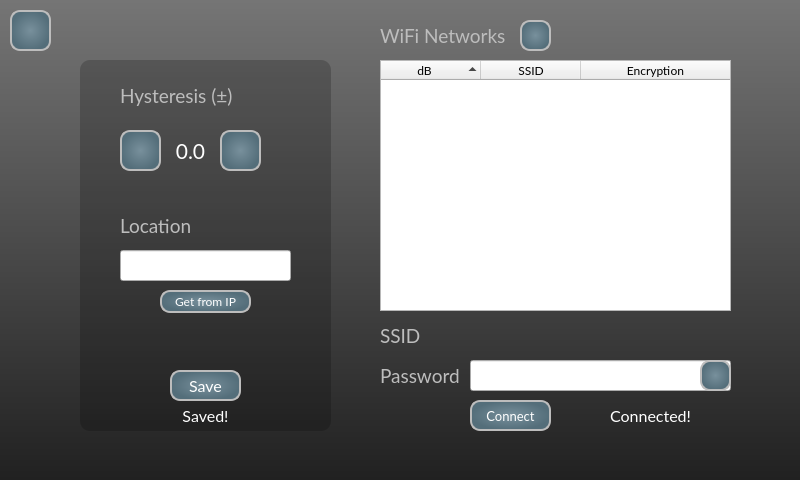
<?xml version="1.0" encoding="UTF-8"?>
<ui version="4.0">
 <class>Dialog</class>
 <widget class="QDialog" name="Dialog">
  <property name="geometry">
   <rect>
    <x>0</x>
    <y>0</y>
    <width>800</width>
    <height>480</height>
   </rect>
  </property>
  <property name="minimumSize">
   <size>
    <width>800</width>
    <height>480</height>
   </size>
  </property>
  <property name="maximumSize">
   <size>
    <width>800</width>
    <height>480</height>
   </size>
  </property>
  <property name="cursor">
   <cursorShape>ArrowCursor</cursorShape>
  </property>
  <property name="focusPolicy">
   <enum>Qt::ClickFocus</enum>
  </property>
  <property name="windowTitle">
   <string>Dialog</string>
  </property>
  <property name="styleSheet">
   <string notr="true">*{
font-family:lato;
}

QDialog
{
background-color: qlineargradient(spread:pad, x1:0.494318, y1:1, x2:0.494, y2:0, stop:0 rgba(33, 33, 33, 255), stop:1 rgba(117, 117, 117, 255));
}

QPushButton
{
background-color: qradialgradient(spread:pad, cx:0.5, cy:0.5, radius:0.5, fx:0.5, fy:0.5, stop:0 rgba(120, 144, 156, 255), stop:1 rgba(84, 110, 122, 255));
border-radius:10px;
	color: rgb(255, 255, 255);
border-style:solid;
    border-width:2px;  
	border-color: rgb(189, 189, 189);
}

QPushButton:disabled
{
color: rgba(255, 255, 255,0.4);
background-color: rgba(0, 0, 0, 0.2);
border-radius:10px;
border-style:solid;
border-width:2px;  
border-color: rgba(0, 0, 0, 0.2);
}

QToolButton
{
background-color: qradialgradient(spread:pad, cx:0.5, cy:0.5, radius:0.5, fx:0.5, fy:0.5, stop:0 rgba(120, 144, 156, 255), stop:1 rgba(84, 110, 122, 255));
border-top-right-radius:10px;
border-top-left-radius:10px;
border-style:solid;
    border-width:2px;  

	border-color:transparent;
color: rgb(255, 255, 255);
}

QPushButton:pressed
{
background-color:#ffd54f
}

QToolButton:checked
{
background:rgba(0,0,0,0.2);
border-style:solid;
    border-width:2px;  
	border-color: rgb(36, 36, 36);
	border-bottom-color:transparent;
}

QStackedWidget{
background:rgba(0,0,0,0.2);
border-radius:10px;
border-style:solid;
}

#frame{
background:rgba(0,0,0,0.2);
border-radius:10px;
}

QLabel
{
color:white
}

#label, #label_2, #label_4, #label_5, #label_6{
color: rgb(189, 189, 189);
}</string>
  </property>
  <widget class="QPushButton" name="back">
   <property name="enabled">
    <bool>true</bool>
   </property>
   <property name="geometry">
    <rect>
     <x>10</x>
     <y>10</y>
     <width>41</width>
     <height>41</height>
    </rect>
   </property>
   <property name="font">
    <font>
     <family>lato</family>
     <pointsize>12</pointsize>
    </font>
   </property>
   <property name="focusPolicy">
    <enum>Qt::ClickFocus</enum>
   </property>
   <property name="text">
    <string/>
   </property>
   <property name="icon">
    <iconset>
     <normaloff>images/icons/baseline_arrow_back_white_48dp.png</normaloff>images/icons/baseline_arrow_back_white_48dp.png</iconset>
   </property>
   <property name="iconSize">
    <size>
     <width>32</width>
     <height>32</height>
    </size>
   </property>
   <property name="checkable">
    <bool>false</bool>
   </property>
   <property name="autoDefault">
    <bool>false</bool>
   </property>
  </widget>
  <widget class="QTreeWidget" name="treeWidget">
   <property name="geometry">
    <rect>
     <x>380</x>
     <y>60</y>
     <width>351</width>
     <height>251</height>
    </rect>
   </property>
   <property name="font">
    <font>
     <family>lato</family>
     <pointsize>11</pointsize>
    </font>
   </property>
   <property name="itemsExpandable">
    <bool>true</bool>
   </property>
   <property name="sortingEnabled">
    <bool>true</bool>
   </property>
   <attribute name="headerShowSortIndicator" stdset="0">
    <bool>true</bool>
   </attribute>
   <column>
    <property name="text">
     <string>dB</string>
    </property>
    <property name="textAlignment">
     <set>AlignCenter</set>
    </property>
   </column>
   <column>
    <property name="text">
     <string>SSID</string>
    </property>
    <property name="textAlignment">
     <set>AlignCenter</set>
    </property>
   </column>
   <column>
    <property name="text">
     <string>Encryption</string>
    </property>
    <property name="textAlignment">
     <set>AlignCenter</set>
    </property>
   </column>
  </widget>
  <widget class="QLabel" name="label_4">
   <property name="geometry">
    <rect>
     <x>380</x>
     <y>20</y>
     <width>141</width>
     <height>31</height>
    </rect>
   </property>
   <property name="font">
    <font>
     <family>lato</family>
     <pointsize>14</pointsize>
    </font>
   </property>
   <property name="text">
    <string>WiFi Networks</string>
   </property>
  </widget>
  <widget class="QLabel" name="label_5">
   <property name="geometry">
    <rect>
     <x>380</x>
     <y>320</y>
     <width>61</width>
     <height>31</height>
    </rect>
   </property>
   <property name="font">
    <font>
     <family>lato</family>
     <pointsize>14</pointsize>
    </font>
   </property>
   <property name="text">
    <string>SSID</string>
   </property>
  </widget>
  <widget class="QLabel" name="label_6">
   <property name="geometry">
    <rect>
     <x>380</x>
     <y>360</y>
     <width>91</width>
     <height>31</height>
    </rect>
   </property>
   <property name="font">
    <font>
     <family>lato</family>
     <pointsize>14</pointsize>
    </font>
   </property>
   <property name="text">
    <string>Password</string>
   </property>
  </widget>
  <widget class="QLineEdit" name="password">
   <property name="geometry">
    <rect>
     <x>470</x>
     <y>360</y>
     <width>261</width>
     <height>31</height>
    </rect>
   </property>
   <property name="font">
    <font>
     <family>lato</family>
     <pointsize>12</pointsize>
    </font>
   </property>
   <property name="contextMenuPolicy">
    <enum>Qt::DefaultContextMenu</enum>
   </property>
   <property name="echoMode">
    <enum>QLineEdit::Password</enum>
   </property>
   <property name="clearButtonEnabled">
    <bool>false</bool>
   </property>
  </widget>
  <widget class="QLabel" name="ssidlabel">
   <property name="geometry">
    <rect>
     <x>470</x>
     <y>320</y>
     <width>261</width>
     <height>31</height>
    </rect>
   </property>
   <property name="font">
    <font>
     <family>lato</family>
     <pointsize>14</pointsize>
    </font>
   </property>
   <property name="text">
    <string/>
   </property>
  </widget>
  <widget class="QPushButton" name="passvisible">
   <property name="enabled">
    <bool>true</bool>
   </property>
   <property name="geometry">
    <rect>
     <x>700</x>
     <y>360</y>
     <width>31</width>
     <height>31</height>
    </rect>
   </property>
   <property name="font">
    <font>
     <family>lato</family>
     <pointsize>14</pointsize>
    </font>
   </property>
   <property name="focusPolicy">
    <enum>Qt::ClickFocus</enum>
   </property>
   <property name="text">
    <string/>
   </property>
   <property name="icon">
    <iconset>
     <normaloff>images/icons/baseline_visibility_white_48dp.png</normaloff>images/icons/baseline_visibility_white_48dp.png</iconset>
   </property>
   <property name="iconSize">
    <size>
     <width>20</width>
     <height>20</height>
    </size>
   </property>
   <property name="checkable">
    <bool>false</bool>
   </property>
   <property name="autoDefault">
    <bool>false</bool>
   </property>
  </widget>
  <widget class="QPushButton" name="refreshWifi">
   <property name="enabled">
    <bool>true</bool>
   </property>
   <property name="geometry">
    <rect>
     <x>520</x>
     <y>20</y>
     <width>31</width>
     <height>31</height>
    </rect>
   </property>
   <property name="font">
    <font>
     <family>lato</family>
     <pointsize>14</pointsize>
    </font>
   </property>
   <property name="focusPolicy">
    <enum>Qt::ClickFocus</enum>
   </property>
   <property name="text">
    <string/>
   </property>
   <property name="icon">
    <iconset>
     <normaloff>images/icons/baseline_autorenew_white_48dp.png</normaloff>images/icons/baseline_autorenew_white_48dp.png</iconset>
   </property>
   <property name="iconSize">
    <size>
     <width>24</width>
     <height>24</height>
    </size>
   </property>
   <property name="checkable">
    <bool>false</bool>
   </property>
   <property name="autoDefault">
    <bool>false</bool>
   </property>
  </widget>
  <widget class="QFrame" name="frame">
   <property name="geometry">
    <rect>
     <x>80</x>
     <y>60</y>
     <width>251</width>
     <height>371</height>
    </rect>
   </property>
   <property name="frameShape">
    <enum>QFrame::StyledPanel</enum>
   </property>
   <property name="frameShadow">
    <enum>QFrame::Raised</enum>
   </property>
   <widget class="QPushButton" name="buttonDOWN">
    <property name="geometry">
     <rect>
      <x>40</x>
      <y>70</y>
      <width>41</width>
      <height>41</height>
     </rect>
    </property>
    <property name="font">
     <font>
      <family>lato</family>
      <pointsize>14</pointsize>
     </font>
    </property>
    <property name="focusPolicy">
     <enum>Qt::ClickFocus</enum>
    </property>
    <property name="text">
     <string/>
    </property>
    <property name="icon">
     <iconset>
      <normaloff>images/icons/baseline_remove_white_48dp.png</normaloff>images/icons/baseline_remove_white_48dp.png</iconset>
    </property>
    <property name="iconSize">
     <size>
      <width>32</width>
      <height>32</height>
     </size>
    </property>
   </widget>
   <widget class="QLineEdit" name="lineEdit">
    <property name="geometry">
     <rect>
      <x>40</x>
      <y>190</y>
      <width>171</width>
      <height>31</height>
     </rect>
    </property>
    <property name="font">
     <font>
      <family>lato</family>
      <pointsize>12</pointsize>
     </font>
    </property>
   </widget>
   <widget class="QLabel" name="label">
    <property name="geometry">
     <rect>
      <x>40</x>
      <y>150</y>
      <width>91</width>
      <height>31</height>
     </rect>
    </property>
    <property name="font">
     <font>
      <family>lato</family>
      <pointsize>14</pointsize>
     </font>
    </property>
    <property name="text">
     <string>Location</string>
    </property>
   </widget>
   <widget class="QLabel" name="label_2">
    <property name="geometry">
     <rect>
      <x>40</x>
      <y>20</y>
      <width>131</width>
      <height>31</height>
     </rect>
    </property>
    <property name="font">
     <font>
      <family>lato</family>
      <pointsize>14</pointsize>
     </font>
    </property>
    <property name="text">
     <string>Hysteresis (±)</string>
    </property>
   </widget>
   <widget class="QPushButton" name="buttonUP">
    <property name="enabled">
     <bool>true</bool>
    </property>
    <property name="geometry">
     <rect>
      <x>140</x>
      <y>70</y>
      <width>41</width>
      <height>41</height>
     </rect>
    </property>
    <property name="font">
     <font>
      <family>lato</family>
      <pointsize>14</pointsize>
     </font>
    </property>
    <property name="focusPolicy">
     <enum>Qt::ClickFocus</enum>
    </property>
    <property name="text">
     <string/>
    </property>
    <property name="icon">
     <iconset>
      <normaloff>images/icons/baseline_add_white_48dp.png</normaloff>images/icons/baseline_add_white_48dp.png</iconset>
    </property>
    <property name="iconSize">
     <size>
      <width>32</width>
      <height>32</height>
     </size>
    </property>
    <property name="checkable">
     <bool>false</bool>
    </property>
    <property name="autoDefault">
     <bool>false</bool>
    </property>
   </widget>
   <widget class="QPushButton" name="getLoc">
    <property name="geometry">
     <rect>
      <x>80</x>
      <y>230</y>
      <width>91</width>
      <height>23</height>
     </rect>
    </property>
    <property name="focusPolicy">
     <enum>Qt::ClickFocus</enum>
    </property>
    <property name="text">
     <string>Get from IP</string>
    </property>
   </widget>
   <widget class="QLabel" name="Hyst">
    <property name="geometry">
     <rect>
      <x>80</x>
      <y>70</y>
      <width>61</width>
      <height>41</height>
     </rect>
    </property>
    <property name="font">
     <font>
      <family>lato</family>
      <pointsize>16</pointsize>
     </font>
    </property>
    <property name="text">
     <string>0.0</string>
    </property>
    <property name="alignment">
     <set>Qt::AlignCenter</set>
    </property>
   </widget>
   <widget class="QLabel" name="Saved">
    <property name="geometry">
     <rect>
      <x>70</x>
      <y>340</y>
      <width>111</width>
      <height>31</height>
     </rect>
    </property>
    <property name="font">
     <font>
      <family>lato</family>
      <pointsize>12</pointsize>
     </font>
    </property>
    <property name="text">
     <string>Saved!</string>
    </property>
    <property name="alignment">
     <set>Qt::AlignCenter</set>
    </property>
   </widget>
   <widget class="QPushButton" name="save">
    <property name="enabled">
     <bool>true</bool>
    </property>
    <property name="geometry">
     <rect>
      <x>90</x>
      <y>310</y>
      <width>71</width>
      <height>31</height>
     </rect>
    </property>
    <property name="font">
     <font>
      <family>lato</family>
      <pointsize>12</pointsize>
     </font>
    </property>
    <property name="focusPolicy">
     <enum>Qt::NoFocus</enum>
    </property>
    <property name="text">
     <string>Save</string>
    </property>
    <property name="checkable">
     <bool>false</bool>
    </property>
    <property name="autoDefault">
     <bool>false</bool>
    </property>
   </widget>
  </widget>
  <widget class="QPushButton" name="connect">
   <property name="geometry">
    <rect>
     <x>470</x>
     <y>400</y>
     <width>81</width>
     <height>31</height>
    </rect>
   </property>
   <property name="font">
    <font>
     <family>lato</family>
     <pointsize>10</pointsize>
    </font>
   </property>
   <property name="focusPolicy">
    <enum>Qt::ClickFocus</enum>
   </property>
   <property name="text">
    <string>Connect</string>
   </property>
  </widget>
  <widget class="QLabel" name="Connected">
   <property name="geometry">
    <rect>
     <x>570</x>
     <y>400</y>
     <width>161</width>
     <height>31</height>
    </rect>
   </property>
   <property name="font">
    <font>
     <family>lato</family>
     <pointsize>12</pointsize>
    </font>
   </property>
   <property name="text">
    <string>Connected!</string>
   </property>
   <property name="alignment">
    <set>Qt::AlignCenter</set>
   </property>
  </widget>
 </widget>
 <resources/>
 <connections/>
</ui>
